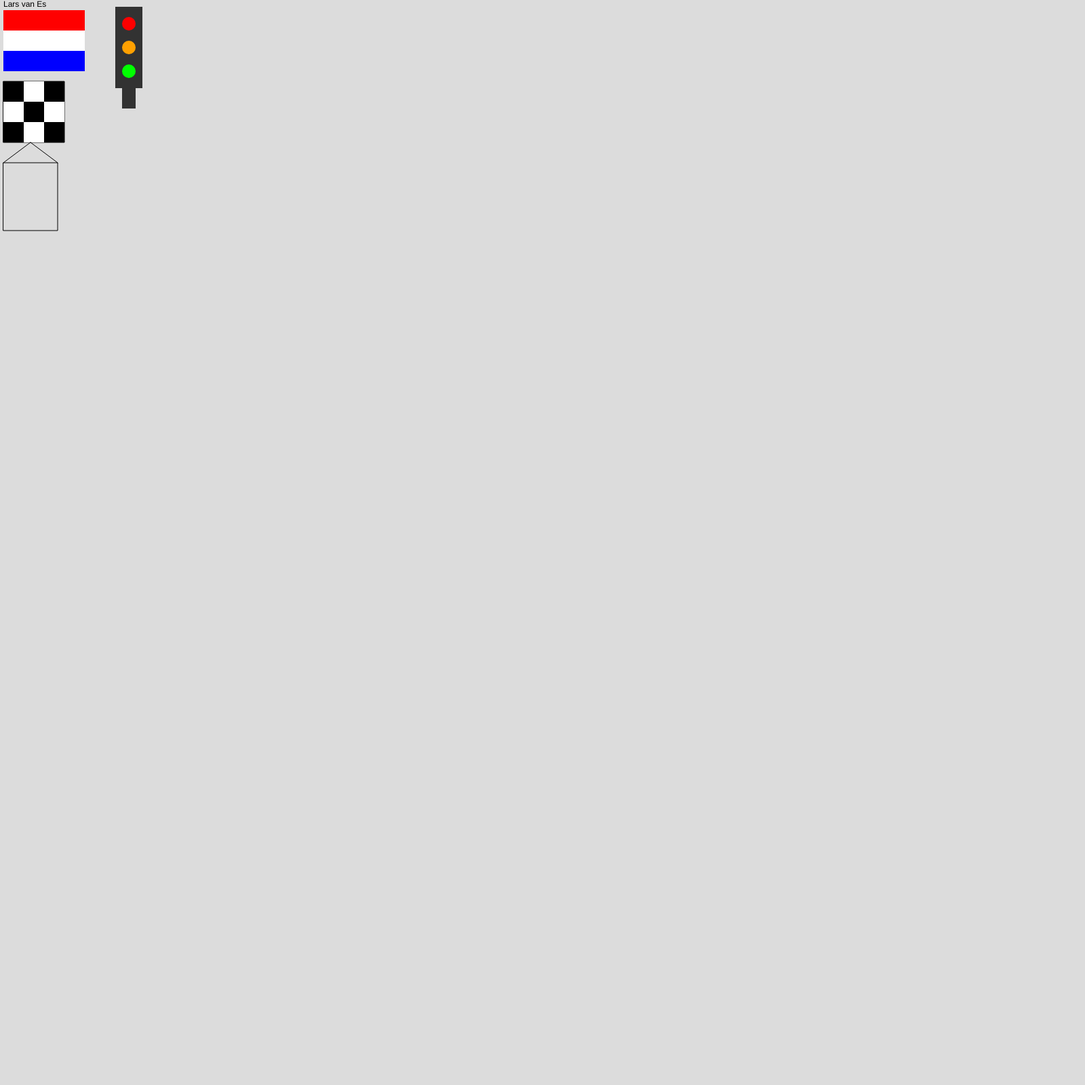
Frame 1 (no input)
Frame 60 (no input): identical to frame 1, image omitted
Frame 120 (the mouse pressed at the canvas centre since frame 60): identical to frame 1, image omitted

The p5.js sketch that drew this single still picture (run headless with seeded random() and noise() and a simulated clock; from frame 60 on, the mouse is pressed at the canvas centre):

// p5.js sketch
// ── sketch.js
function setup() {
  createCanvas(1600, 1600);
}

function draw() {
  background(220);

  // Dit is de tekst
  fill(0,0,0);
  text("Lars van Es", 5, 10);

  // Dit is de vlag
  noStroke();
  fill(255,255,255);
  rect(5, 15, 120, 90);
  fill(255,0,0);
  rect(5, 15, 120, 30);
  fill(0,0,255);
  rect(5, 75, 120, 30);

  // Dit is het schaakbord
  stroke(0,0,0);
  fill(0,0,0);
  rect(5, 120, 90, 90);
  noStroke();
  fill(255,255,255);
  rect(35, 120, 30, 30);
  rect(65, 150, 30, 30);
  rect(5, 150, 30, 30);
  rect(35, 180, 30, 30);

  // Dit is het huisje
  stroke(0,0,0)
  noFill();
  rect(5, 240, 80, 100);
  fill(0,0,0);
  line(5, 240, 45, 210);
  line(85, 240, 45, 210);

  // Dit is het verkeerslicht
  noStroke();
  fill(50,50,50);
  rect(180,130,20,30);
  rect(170,10,40,120);
  // Cirkel 1
  fill(255,0,0);
  circle(190,35,20);
  // Cirkel 2
  fill(255,160,0);
  circle(190,70,20);
  // Cirkel 3
  fill(0,255,0);
  circle(190,105,20);

  // Dit is de dobbelsteen
}
